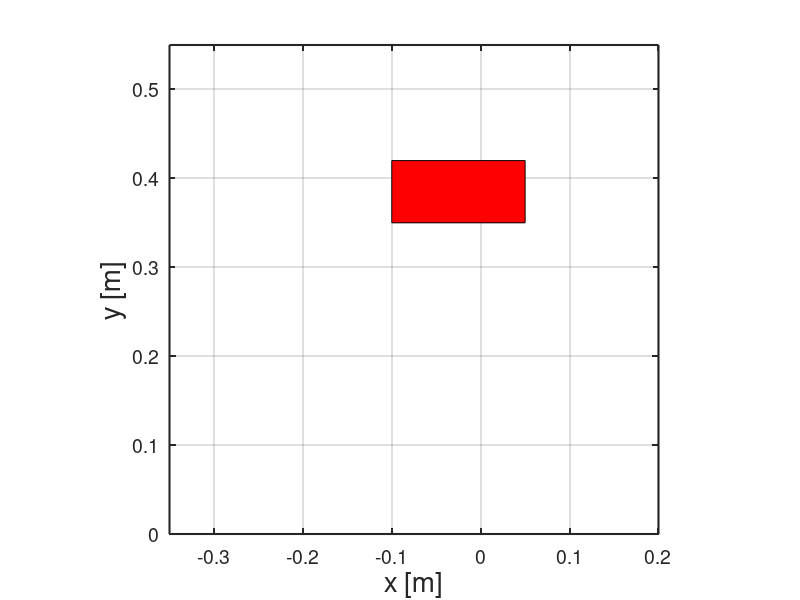

Write MATLAB code to recreate this figure. (Note: this script raises an error after producing the figure.)
clear all
clc

% Find object files
addpath ../ % add dev folder for class definitions

%% setup figure
h = figure;

axes1 = axes('Parent',h,'YTick',[0 0.1 0.2 0.3 0.4 0.5 0.6],...
    'XTick',[-0.4 -0.3 -0.2 -0.1 0 0.1 0.2],...
    'PlotBoxAspectRatio',[1 1 1],...
    'LineWidth',1.5,...
    'FontSize',14);

xlim(axes1,[-0.35 0.2]);
ylim(axes1,[0.0 0.55]);
xlabel('x [m]', 'FontSize', 20);
ylabel('y [m]', 'FontSize', 20);

box(axes1,'on');
grid(axes1,'on');
hold(axes1,'all');

xMax = 0.05;
xMin = -0.1;
yMax = 0.42;
yMin = 0.35;

rectangle('Position',[xMin,yMin,(xMax-xMin),(yMax-yMin)],'Curvature',[0,0],...
          'FaceColor','r')
      
% plot([xMin,xMin],[yMin,yMax], '-r', 'LineWidth', 2.0);
% plot([xMax,xMax],[yMin,yMax], '-r', 'LineWidth', 2.0);
% plot([xMin,xMax],[yMin,yMin], '-r', 'LineWidth', 2.0);
% plot([xMin,xMax],[yMax,yMax], '-r', 'LineWidth', 2.0);

%% plot experiments for pos 1 c
addpath pos1c % first experiment folder

currData = load('pos1c\27-Sep-2014 00_16_24.mat');
plotArmAtGrasp( currData );
plotArmAtRelease( currData );

currData = load('pos1c\27-Sep-2014 00_17_59.mat');
plotArmAtGrasp( currData );
plotArmAtRelease( currData );

currData = load('pos1c\27-Sep-2014 00_36_13.mat');
plotArmAtGrasp( currData );
plotArmAtRelease( currData );

currData = load('pos1c\27-Sep-2014 00_37_49.mat');
plotArmAtGrasp( currData );
plotArmAtRelease( currData );

currData = load('pos1c\27-Sep-2014 00_39_26.mat');
plotArmAtGrasp( currData );
plotArmAtRelease( currData );
%% plot experiments for pos 2 a
addpath pos2a % first experiment folder

currData = load('pos2a\27-Sep-2014 01_22_12.mat');
plotArmAtGrasp( currData );
plotArmAtRelease( currData );

currData = load('pos2a\27-Sep-2014 01_31_30.mat');
plotArmAtGrasp( currData );
plotArmAtRelease( currData );

currData = load('pos2a\27-Sep-2014 01_33_06.mat');
plotArmAtGrasp( currData );
plotArmAtRelease( currData );

currData = load('pos2a\27-Sep-2014 01_34_47.mat');
plotArmAtGrasp( currData );
plotArmAtRelease( currData );

currData = load('pos2a\27-Sep-2014 01_36_37.mat');
plotArmAtGrasp( currData );
plotArmAtRelease( currData );

%% plot experiments for pos 3 a
addpath pos3a % first experiment folder

currData = load('pos3a\27-Sep-2014 01_49_33.mat');
plotArmAtGrasp( currData );
plotArmAtRelease( currData );

currData = load('pos3a\27-Sep-2014 01_58_10.mat');
plotArmAtGrasp( currData );
plotArmAtRelease( currData );

currData = load('pos3a\27-Sep-2014 02_03_32.mat');
plotArmAtGrasp( currData );
plotArmAtRelease( currData );

currData = load('pos3a\27-Sep-2014 02_06_20.mat');
plotArmAtGrasp( currData );
plotArmAtRelease( currData );

currData = load('pos3a\27-Sep-2014 02_08_58.mat');
plotArmAtGrasp( currData );
plotArmAtRelease( currData );
%% plot experiments for pos 4 a
addpath pos4a % first experiment folder

currData = load('pos4a\27-Sep-2014 03_22_34.mat');
plotArmAtGrasp( currData );
plotArmAtRelease( currData );

currData = load('pos4a\27-Sep-2014 03_24_19.mat');
plotArmAtGrasp( currData );
plotArmAtRelease( currData );

currData = load('pos4a\27-Sep-2014 03_26_43.mat');
plotArmAtGrasp( currData );
plotArmAtRelease( currData );

currData = load('pos4a\27-Sep-2014 03_28_38.mat');
plotArmAtGrasp( currData );
plotArmAtRelease( currData );

currData = load('pos4a\27-Sep-2014 03_30_46.mat');
plotArmAtGrasp( currData );
plotArmAtRelease( currData );
%% plot experiments for pos 5 a
addpath pos5a % first experiment folder

currData = load('pos5a\27-Sep-2014 03_40_34.mat');
plotArmAtGrasp( currData );
plotArmAtRelease( currData );

currData = load('pos5a\27-Sep-2014 03_45_02.mat');
plotArmAtGrasp( currData );
plotArmAtRelease( currData );

currData = load('pos5a\27-Sep-2014 03_48_11.mat');
plotArmAtGrasp( currData );
plotArmAtRelease( currData );

currData = load('pos5a\27-Sep-2014 03_50_25.mat');
plotArmAtGrasp( currData );
plotArmAtRelease( currData );

currData = load('pos5a\27-Sep-2014 03_52_14.mat');
plotArmAtGrasp( currData );
plotArmAtRelease( currData );

%% adjust figure once data is plotted









